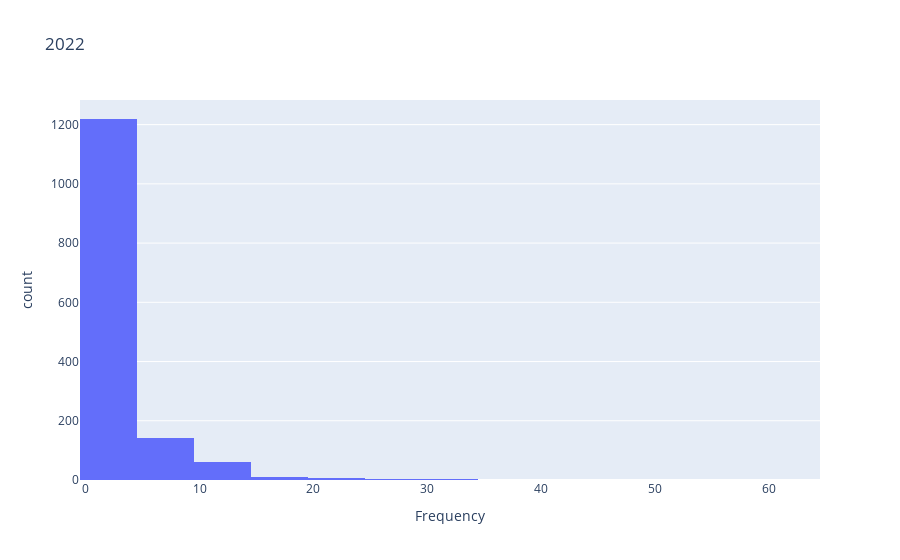

The notebook cell this image was saved under:
### Code cell
# 2022 tweets
px.histogram(f_2022, x ='Frequency', nbins =30, title = "2022")

### Figure 1 — Plotly figure (JSON) as saved in the notebook; plotly's stock layout.template omitted (floating-point values rounded to 4 significant figures; data arrays with more than 128 entries replaced by an {"elided": "..."} marker saying what was removed)
{"data": [{"alignmentgroup": "True", "bingroup": "x", "hovertemplate": "Frequency=%{x}<br>count=%{y}<extra></extra>", "legendgroup": "", "marker": {"color": "#636efa", "pattern": {"shape": ""}}, "name": "", "nbinsx": 30, "offsetgroup": "", "orientation": "v", "showlegend": false, "type": "histogram", "x": {"elided": "1445 int values"}, "xaxis": "x", "yaxis": "y"}], "layout": {"barmode": "relative", "legend": {"tracegroupgap": 0}, "title": {"text": "2022"}, "xaxis": {"anchor": "y", "domain": [0, 1], "title": {"text": "Frequency"}}, "yaxis": {"anchor": "x", "domain": [0, 1], "title": {"text": "count"}}}}
